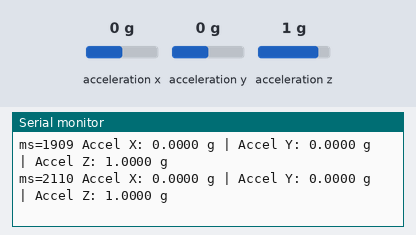
The sketch below on a simulated ESP32. On the bench: the last lines printed to the serial monitor. Wiring (inferred from the names in the program): MPU-6050 motion sensor at I2C address 0x68. Inputs (shaded band) come from the test bench; at power-on: acceleration x 0 g, acceleration y 0 g, acceleration z 1 g.

Above: at 2.3 s.
2.4 s: acceleration x set to -1.4 g
At 2.47 s:
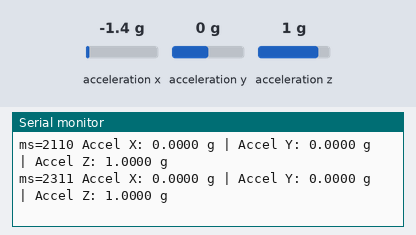
3.9 s: acceleration y set to -1.4 g
At 4.08 s:
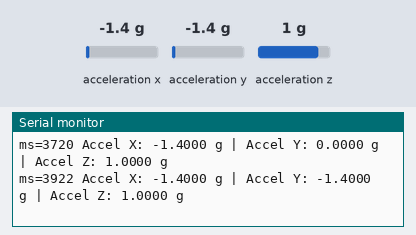
5.4 s: acceleration z set to -1.4 g
At 5.49 s:
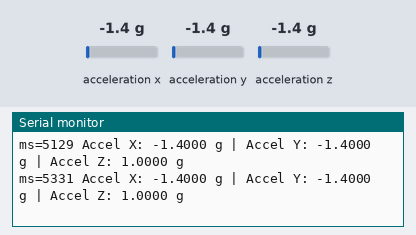
Timing chart, 0 to 8.4 s (numbered marks = the images above; inputs shaded):
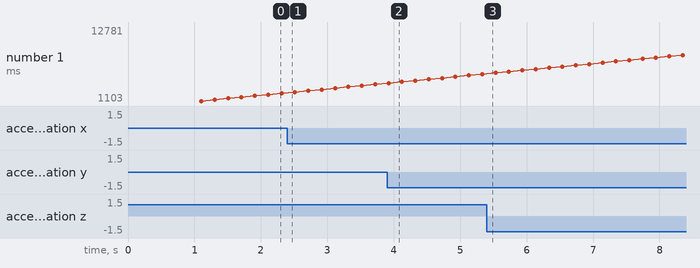

The sketch:

esp32_mpu6050_quick.ino
```cpp
#include <Wire.h>

uint8_t address = 0;
bool ready = false;

bool readBytes(uint8_t reg, uint8_t *data, uint8_t count) {
  Wire.beginTransmission(address);
  Wire.write(reg);
  if (Wire.endTransmission(false) != 0) return false;
  if (Wire.requestFrom(address, count) != count) return false;
  for (uint8_t i = 0; i < count; ++i) data[i] = Wire.read();
  return true;
}

bool writeByte(uint8_t reg, uint8_t value) {
  Wire.beginTransmission(address);
  Wire.write(reg);
  Wire.write(value);
  return Wire.endTransmission() == 0;
}

int16_t word(const uint8_t *p) {
  return (int16_t)(((uint16_t)p[0] << 8) | p[1]);
}

void setup() {
  Serial.begin(115200);
  delay(1000);
  Serial.println("ESP32 MPU6050 quick test | SDA=21 SCL=22");
  Wire.begin(21, 22);
  Wire.setClock(100000);
  Wire.setTimeOut(50);
  for (uint8_t candidate = 0x68; candidate <= 0x69; ++candidate) {
    Wire.beginTransmission(candidate);
    uint8_t status = Wire.endTransmission();
    Serial.printf("Probe 0x%02X: status=%u\n", candidate, status);
    if (status != 0) continue;
    address = candidate;
    uint8_t id;
    if (readBytes(0x75, &id, 1)) {
      Serial.printf("WHO_AM_I: 0x%02X\n", id);
      if (id == 0x68) { ready = true; break; }
    }
    address = 0;
  }
  if (!ready) {
    Serial.println("ERROR: MPU6050 not found at 0x68/0x69 with expected identity");
    return;
  }
  ready = writeByte(0x6B, 0) && writeByte(0x1C, 0);
  delay(100);
  uint8_t power, range;
  ready = ready && readBytes(0x6B, &power, 1) && power == 0 &&
          readBytes(0x1C, &range, 1) && range == 0;
  if (!ready) {
    Serial.println("ERROR: MPU6050 initialization failed");
    return;
  }
  Serial.printf("MPU6050 FOUND: 0x%02X\n", address);
}

void loop() {
  if (!ready) {
    Serial.println("ERROR: sensor unavailable; check wiring with power disconnected, then reset");
    delay(2000);
    return;
  }
  uint8_t data[6];
  if (!readBytes(0x3B, data, sizeof(data))) {
    Serial.println("ERROR: acceleration read failed");
  } else {
    Serial.printf("ms=%lu Accel X: %.4f g | Accel Y: %.4f g | Accel Z: %.4f g\n",
      (unsigned long)millis(), word(data) / 16384.0f,
      word(data + 2) / 16384.0f, word(data + 4) / 16384.0f);
  }
  delay(200);
}
```

Measured:
- after the input at 3.9 s, the serial monitor: prints a new line at once (image 2)
- plotted number 1: 5331 → 12781 after the input at 5.4 s
